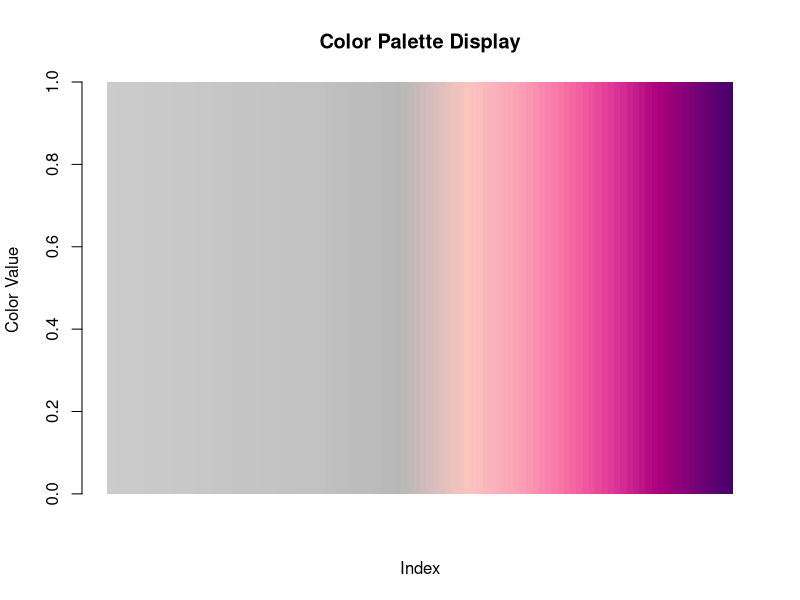

This chart was generated by the following R code:
library(RColorBrewer)
cols <- colorRampPalette(c("grey80", "grey76", "grey72", brewer.pal(9, "RdPu")[3:9]), bias = 0.5)(100)
barplot(rep(1, length(cols)), space = 0, col = cols, border = NA, xlab = "Index", ylab = "Color Value", main = "Color Palette Display")
